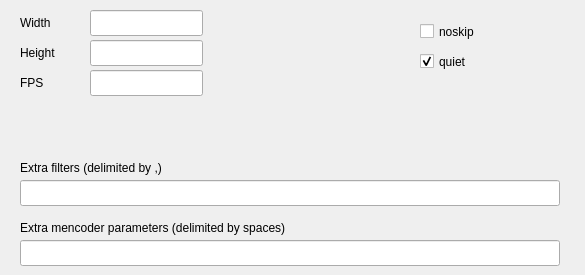
    <widget class="QWidget" name="tab_3">
     <attribute name="title">
      <string>Extra Mencoder Parameters</string>
     </attribute>
     <widget class="QLabel" name="label_11">
      <property name="geometry">
       <rect>
        <x>20</x>
        <y>220</y>
        <width>451</width>
        <height>16</height>
       </rect>
      </property>
      <property name="text">
       <string>Extra mencoder parameters (delimited by spaces)</string>
      </property>
     </widget>
     <widget class="QLineEdit" name="extramencoderparms">
      <property name="geometry">
       <rect>
        <x>20</x>
        <y>240</y>
        <width>540</width>
        <height>26</height>
       </rect>
      </property>
      <property name="text">
       <string notr="true"/>
      </property>
     </widget>
     <widget class="QLabel" name="label_15">
      <property name="geometry">
       <rect>
        <x>20</x>
        <y>15</y>
        <width>66</width>
        <height>16</height>
       </rect>
      </property>
      <property name="text">
       <string>Width</string>
      </property>
     </widget>
     <widget class="QLabel" name="label_16">
      <property name="geometry">
       <rect>
        <x>20</x>
        <y>45</y>
        <width>61</width>
        <height>16</height>
       </rect>
      </property>
      <property name="text">
       <string>Height</string>
      </property>
     </widget>
     <widget class="QLineEdit" name="scalewidth">
      <property name="geometry">
       <rect>
        <x>90</x>
        <y>10</y>
        <width>113</width>
        <height>26</height>
       </rect>
      </property>
      <property name="text">
       <string notr="true"/>
      </property>
     </widget>
     <widget class="QLineEdit" name="scaleheight">
      <property name="geometry">
       <rect>
        <x>90</x>
        <y>40</y>
        <width>113</width>
        <height>26</height>
       </rect>
      </property>
      <property name="text">
       <string notr="true"/>
      </property>
     </widget>
     <widget class="QCheckBox" name="noskip">
      <property name="geometry">
       <rect>
        <x>420</x>
        <y>20</y>
        <width>156</width>
        <height>23</height>
       </rect>
      </property>
      <property name="text">
       <string>noskip</string>
      </property>
     </widget>
     <widget class="QCheckBox" name="quiet">
      <property name="geometry">
       <rect>
        <x>420</x>
        <y>50</y>
        <width>151</width>
        <height>23</height>
       </rect>
      </property>
      <property name="text">
       <string>quiet</string>
      </property>
      <property name="checked">
       <bool>true</bool>
      </property>
     </widget>
     <widget class="QLineEdit" name="ofps">
      <property name="geometry">
       <rect>
        <x>90</x>
        <y>70</y>
        <width>113</width>
        <height>26</height>
       </rect>
      </property>
      <property name="text">
       <string notr="true"/>
      </property>
     </widget>
     <widget class="QLabel" name="label_18">
      <property name="geometry">
       <rect>
        <x>20</x>
        <y>75</y>
        <width>61</width>
        <height>16</height>
       </rect>
      </property>
      <property name="text">
       <string>FPS</string>
      </property>
     </widget>
     <widget class="QLineEdit" name="extrafilters">
      <property name="geometry">
       <rect>
        <x>20</x>
        <y>180</y>
        <width>540</width>
        <height>26</height>
       </rect>
      </property>
      <property name="text">
       <string notr="true"/>
      </property>
     </widget>
     <widget class="QLabel" name="label_23">
      <property name="geometry">
       <rect>
        <x>20</x>
        <y>160</y>
        <width>456</width>
        <height>16</height>
       </rect>
      </property>
      <property name="text">
       <string>Extra filters (delimited by ,)</string>
      </property>
     </widget>
    </widget>
